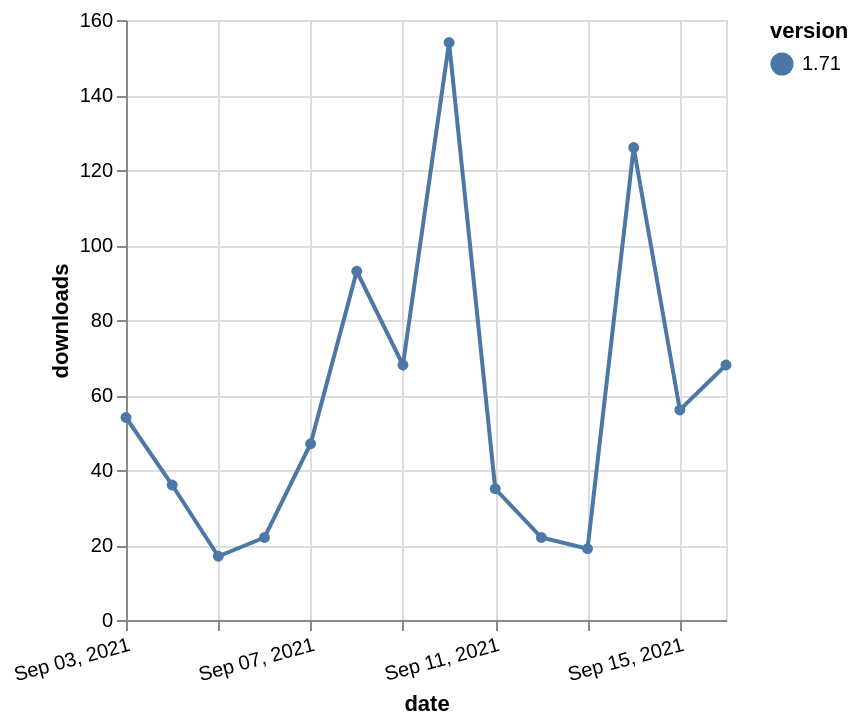

Here is the Vega-Lite specification saved for this chart:
### Vega-Lite specification from a JSON file in a GitHub repository (floating-point values rounded to 4 significant figures)
{"$schema": "https://vega.github.io/schema/vega-lite/v5.json", "description": "A simple bar chart with embedded data.", "data": {"values": [{"date": "2021-09-03", "total": 79113, "delta": 54, "version": "1.71"}, {"date": "2021-09-04", "total": 79149, "delta": 36, "version": "1.71"}, {"date": "2021-09-05", "total": 79166, "delta": 17, "version": "1.71"}, {"date": "2021-09-06", "total": 79188, "delta": 22, "version": "1.71"}, {"date": "2021-09-07", "total": 79235, "delta": 47, "version": "1.71"}, {"date": "2021-09-08", "total": 79328, "delta": 93, "version": "1.71"}, {"date": "2021-09-09", "total": 79396, "delta": 68, "version": "1.71"}, {"date": "2021-09-10", "total": 79550, "delta": 154, "version": "1.71"}, {"date": "2021-09-11", "total": 79585, "delta": 35, "version": "1.71"}, {"date": "2021-09-12", "total": 79607, "delta": 22, "version": "1.71"}, {"date": "2021-09-13", "total": 79626, "delta": 19, "version": "1.71"}, {"date": "2021-09-14", "total": 79752, "delta": 126, "version": "1.71"}, {"date": "2021-09-15", "total": 79808, "delta": 56, "version": "1.71"}, {"date": "2021-09-16", "total": 79876, "delta": 68, "version": "1.71"}]}, "width": "container", "mark": {"type": "line", "point": {"filled": true}}, "encoding": {"x": {"field": "date", "type": "temporal", "timeUnit": "yearmonthdate", "title": "date", "axis": {"labelAngle": -15}}, "y": {"field": "delta", "type": "quantitative", "title": "downloads"}, "color": {"field": "version", "type": "nominal"}, "tooltip": {"field": "delta"}}}
